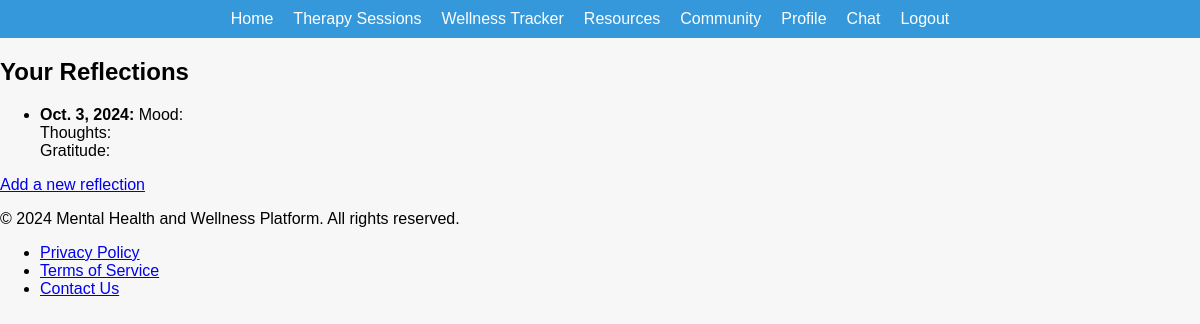
/tracker/reflections/ (signed in), run on an earlier commit of the app's database.
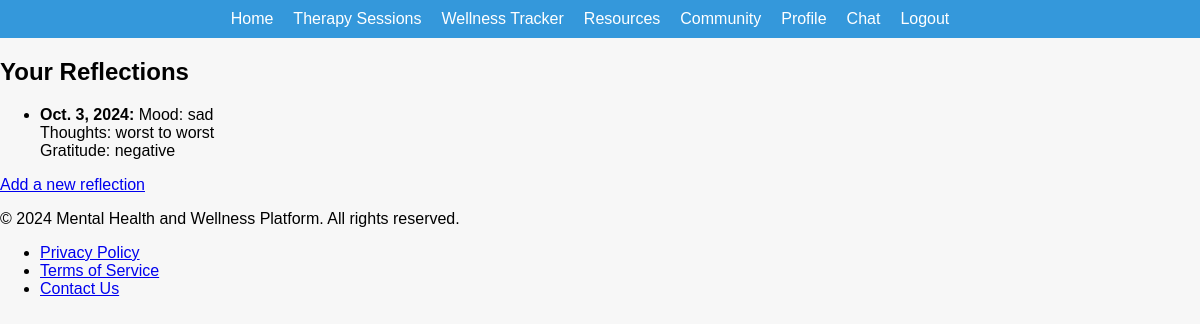
And on a later commit of the database.
### wellness_tracker/models.py (models this page shows, shortened)
class Reflection(models.Model):
    user = models.ForeignKey(settings.AUTH_USER_MODEL, on_delete=models.CASCADE)
    date = models.DateField(default=timezone.now)
    mood = models.CharField(max_length=50)
    thoughts = models.TextField()
    gratitude = models.TextField()
    class Meta:
        unique_together = ('user', 'date')  # Ensure one reflection per user per day
        ordering = ['-date']

### wellness_tracker/views.py (the view)
# urls.py: path('reflections/', views.reflection_list, name='reflection_list'),
@login_required
def reflection_list(request):
    reflections = Reflection.objects.filter(user=request.user).order_by('-date')
    return render(request, 'tracker/reflection_list.html', {'reflections': reflections})

### wellness_tracker/templates/tracker/reflection_list.html
{% extends 'base.html' %}
{% block content %}
  <h2>Your Reflections</h2>
  <ul>
    {% for reflection in reflections %}
      <li>
        <strong>{{ reflection.date }}:</strong> Mood: {{ reflection.mood }}<br>
        Thoughts: {{ reflection.thoughts }}<br>
        Gratitude: {{ reflection.gratitude }}
      </li>
    {% empty %}
      <li>No reflections found.</li>
    {% endfor %}
  </ul>
  <a href="{% url 'add_reflection' %}">Add a new reflection</a>
{% endblock %}

### templates/base.html (shortened to what this page needs)
{% load static %}
<!DOCTYPE html>
<html lang="en">
<head>
    <link rel="stylesheet" href="{% static 'css/chat.css' %}">
    <link rel="stylesheet" href="{% static 'css/style.css' %}">
</head>
<body>
    {% include 'navbar.html' %}
    <div class="main-content">
        {% block content %}{% endblock %}
    </div>
    <footer>
        <div class="footer-content">
            <p>&copy; 2024 Mental Health and Wellness Platform. All rights reserved.</p>
            <ul>
                <li><a href="#">Privacy Policy</a></li>
                <li><a href="#">Terms of Service</a></li>
                <li><a href="{%  url 'contact' %}">Contact Us</a></li>
            </ul>
        </div>
    </footer>
</body>
</html>

### templates/navbar.html (shortened to what this page needs)
<nav>
    <ul>
        <li><a href="{% url 'home' %}">Home</a></li>
        <li><a href="{% url 'session_list' %}">Therapy Sessions</a></li>
        <li><a href="{% url 'reflection_list' %}">Wellness Tracker</a></li>
        <li><a href="{% url 'resource_list' %}">Resources</a></li>
        <li><a href="{% url 'forum' %}">Community</a></li>
        {% if user.is_authenticated %}
        <li><a href="{% url 'profile' %}">Profile</a></li>
        <li><a href="{% url 'chat_room' room_name='general' %}">Chat</a></li>
        <li><a href="{% url 'logout' %}">Logout</a></li>
        {% else %}
        <li><a href="{% url 'login' %}">Login</a></li>
        <li><a href="{% url 'register' %}">Register</a></li>
        {% endif %}
    </ul>
</nav>

### static/css/chat.css (style rules this page uses)
body { font-family: Arial, sans-serif; margin: 20px; }

### static/css/style.css (style rules this page uses)
body { font-family: Arial, sans-serif; background-color: #f7f7f7; margin: 0; padding: 0; }

### templates/navbar.html (style rules this page uses)
nav { background-color: #3498db; padding: 10px; }
nav ul { list-style-type: none; margin: 0; padding: 0; display: flex; justify-content: center; }
nav ul li { margin-right: 20px; }
nav ul li a { color: white; text-decoration: none; font-size: 16px; }

What changed in the data, as far as the page shows it:
changed Reflection: mood (not shown) → "sad"; thoughts (not shown) → "worst to worst"; gratitude (not shown) → "negative"
